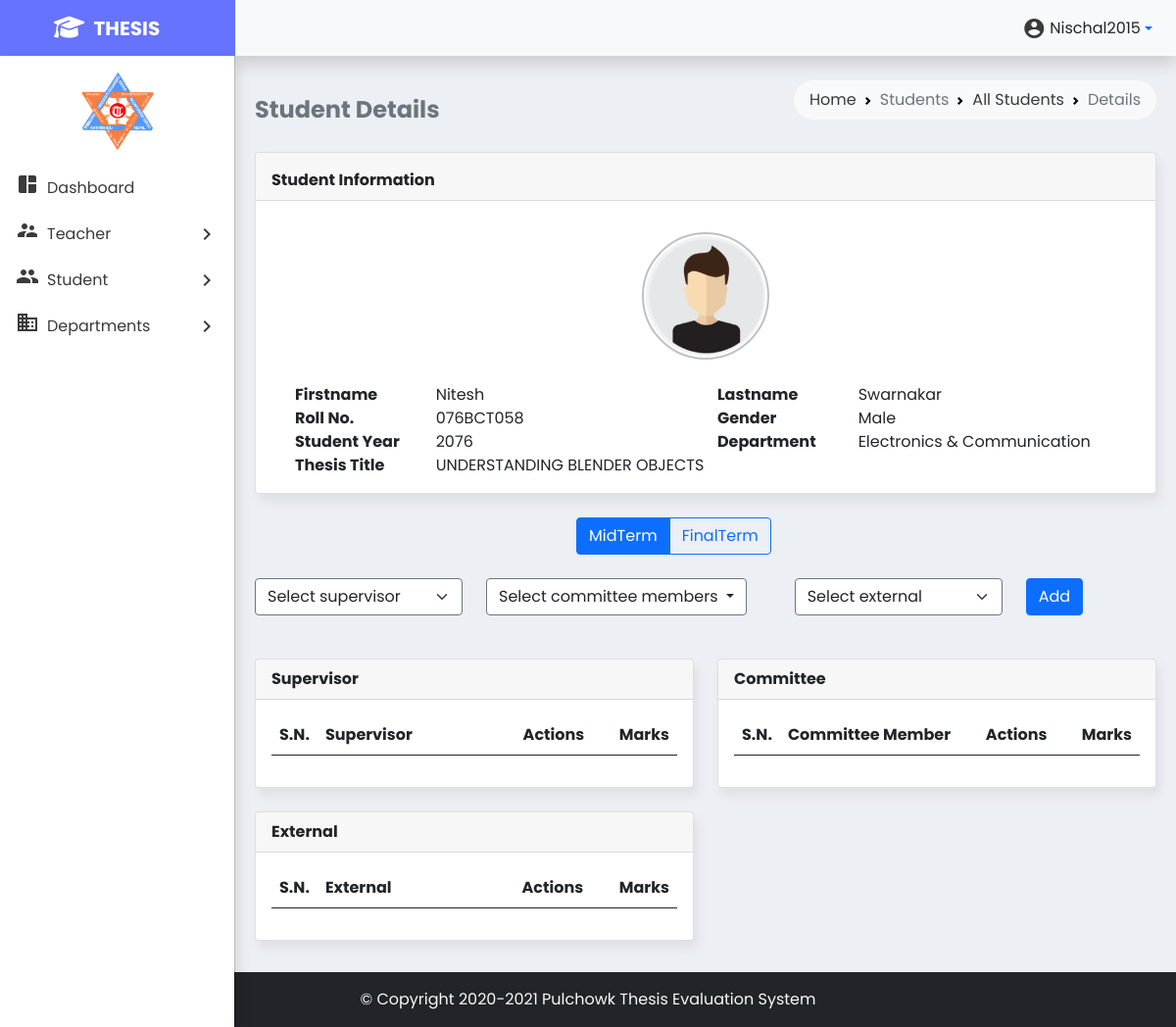
/studentdetails.php?id=47 (signed in), run on an earlier commit of the app's database.
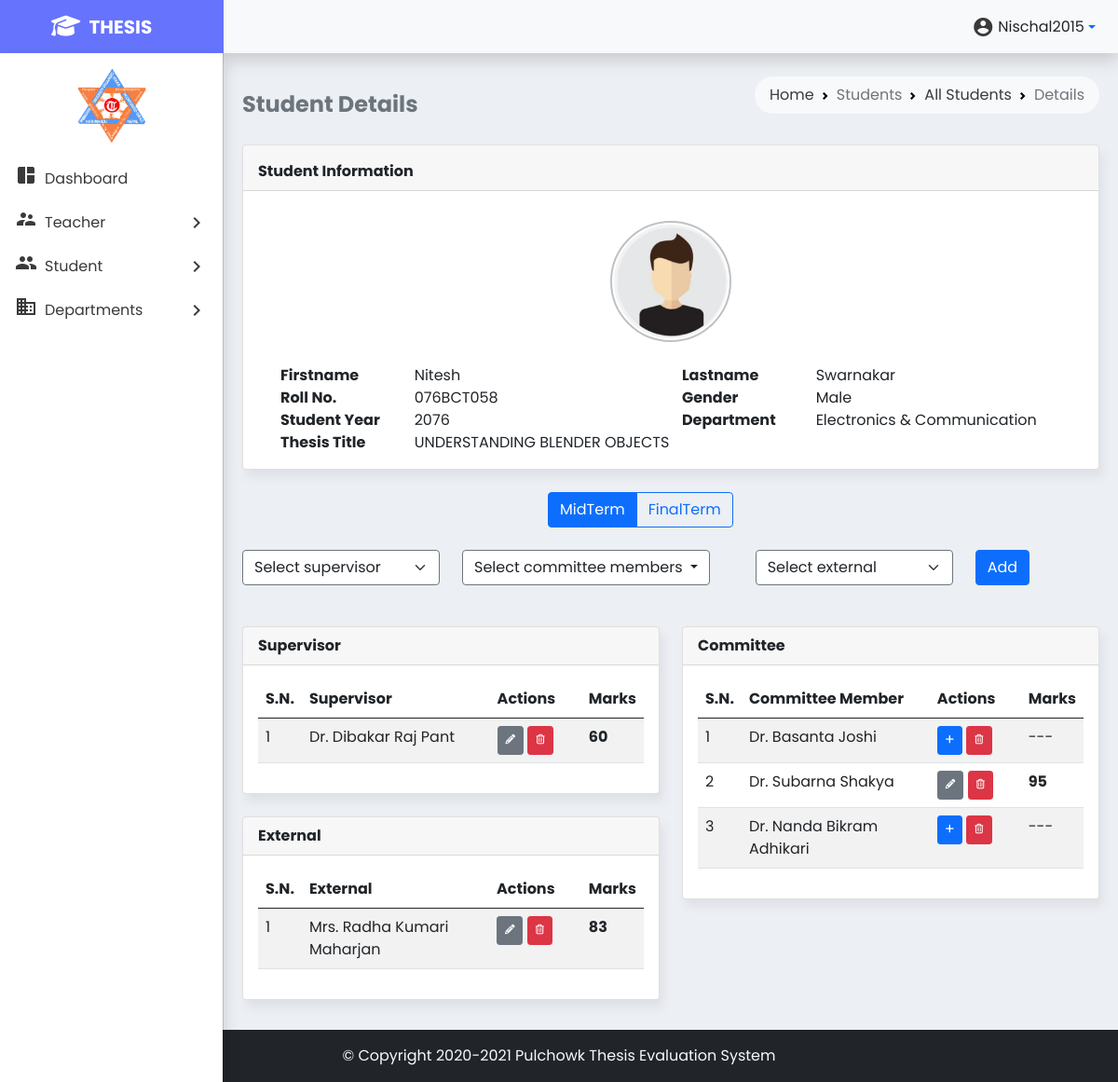
And on a later commit of the database.
### tables this page shows
CREATE TABLE `students` (
  `student_id` int(10) NOT NULL,
  `student_fname` text NOT NULL,
  `student_lname` text NOT NULL,
  `student_roll` varchar(12) NOT NULL,
  `student_gender` text NOT NULL,
  `student_regdate` date NOT NULL,
  `student_year` int(4) NOT NULL,
  `student_dep` varchar(30) NOT NULL,
  `student_thesis` varchar(255) NOT NULL
);

CREATE TABLE `mid_supervisor_assigned` (
  `assigned_id` int(10) NOT NULL,
  `assigned_s_id` int(10) NOT NULL,
  `assigned_teacher_id` int(10) NOT NULL
);

CREATE TABLE `teacher` (
  `teacher_id` int(10) NOT NULL,
  `teacher_fname` varchar(20) NOT NULL,
  `teacher_mname` varchar(15) DEFAULT NULL,
  `teacher_lname` varchar(20) NOT NULL,
  `teacher_post` varchar(5) NOT NULL
);

CREATE TABLE `mid_supervisor` (
  `mid_sup_marksid` int(10) NOT NULL,
  `st_te_assigned_id` int(10) NOT NULL,
  `par1` int(10) NOT NULL,
  `par2` int(10) NOT NULL,
  `par3` int(10) NOT NULL,
  `par4` int(10) NOT NULL,
  `par5` int(10) NOT NULL,
  `total` int(10) NOT NULL
);

CREATE TABLE `mid_external_assigned` (
  `assigned_id` int(10) NOT NULL,
  `assigned_s_id` int(10) NOT NULL,
  `assigned_ext_id` int(10) NOT NULL
);

CREATE TABLE `ext_teacher` (
  `external_id` int(10) NOT NULL,
  `external_fname` varchar(20) NOT NULL,
  `external_mname` varchar(20) NOT NULL,
  `external_lname` varchar(20) NOT NULL,
  `external_post` varchar(5) NOT NULL
);

CREATE TABLE `mid_external` (
  `mid_ext_marksid` int(10) NOT NULL,
  `st_te_assigned_id` int(10) NOT NULL,
  `par1` int(10) NOT NULL,
  `par2` int(10) NOT NULL,
  `par3` int(10) NOT NULL,
  `par4` int(10) NOT NULL,
  `par5` int(10) NOT NULL,
  `par6` int(10) NOT NULL,
  `par7` int(10) NOT NULL,
  `par8` int(10) NOT NULL,
  `total` int(10) NOT NULL
);

CREATE TABLE `mid_committee_assigned` (
  `assigned_id` int(10) NOT NULL,
  `assigned_s_id` int(10) NOT NULL,
  `assigned_teacher_id` int(10) NOT NULL
);

CREATE TABLE `mid_committee` (
  `mid_com_marksid` int(10) NOT NULL,
  `st_te_assigned_id` int(10) NOT NULL,
  `par1` int(10) NOT NULL,
  `par2` int(10) NOT NULL,
  `par3` int(10) NOT NULL,
  `par4` int(10) NOT NULL,
  `par5` int(10) NOT NULL,
  `par6` int(10) NOT NULL,
  `par7` int(10) NOT NULL,
  `par8` int(10) NOT NULL,
  `total` int(10) NOT NULL
);

### studentdetails.php (the view, shortened to what the rows shown need)
<!doctype html>
<html lang="en">
<head>
    <link href="https://cdn.jsdelivr.net/npm/bootstrap@5.0.2/dist/css/bootstrap.min.css" rel="stylesheet"
>
    <link rel="stylesheet" href="styles/style.css">
</head>
<body>
        <?php include 'partials/_dbconnect.php'; ?>
    <main class="p-2 mt-1" style="min-height: 800px">
        <div class="container-fluid">
            <div class="row">
                <div class="col-md-12">
                    <?php include 'partials/_studentinfo.php'; ?>
                </div>
            </div>
            <div class="row">
                <div class="col-md-6">
                    <div class="card mb-4 mt-1">
                        <div class="card-body">
                            <div class="table-responsive">
                                <table id="student-marks" class="table table-striped table-hover" style="width:100%">
                                    <colgroup>
                                    </colgroup>
                                    <thead>
                                        <tr>
                                            <th>S.N.</th>
                                            <th>Supervisor</th>
                                            <th>Actions</th>
                                            <th>Marks</th>
                                        </tr>
                                    </thead>
                                    <tbody>
                                        <?php
                                            $student_id = $_GET['id'];
                                            $sql = "SELECT ta.assigned_id, t.teacher_id, t.teacher_post, t.teacher_fname, t.teacher_mname, t.teacher_lname
                                            FROM teacher t
                                            INNER JOIN mid_supervisor_assigned ta
                                            ON t.teacher_id = ta.assigned_teacher_id
                                            WHERE ta.assigned_s_id = '$student_id'";
                                            $result = mysqli_query($conn, $sql);
                                            $sno = 1;
                                            while($row = mysqli_fetch_assoc($result)) {
                                                $assigned_id = $row['assigned_id'];
                                                $sql1 = "SELECT `total` FROM `mid_supervisor` WHERE `st_te_assigned_id`='$assigned_id'";
                                                $result1=mysqli_query($conn, $sql1);
                                                $row1=mysqli_fetch_assoc($result1);
                                                echo'
                                                <tr>
                                                    <td>'.$sno.'</td>
                                                    <td>'. $row['teacher_post'].' ' . $row['teacher_fname'] . ' ' . $row['teacher_mname']. ' '.$row['teacher_lname'] . '</td>
                                                    <td>';
                                                    if (mysqli_num_rows($result1) > 0) {
                                                        echo '
                                                        <button type="button" id=se'.$assigned_id.' class="btn btn-secondary btn-sm supaddEd" data-bs-toggle="modal" data-bs-target="#supervisor_marking"><i class="fa fa-pencil fa-xs"></i></button>
                                                        <button type="button" id=sd'.$assigned_id.' class="delete btn btn-danger btn-sm"><i class="fa fa-trash-o fa-xs"></i></button>
                                                        </td>
                                                        <td><strong>'.$row1['total'].'</strong></td>';
                                                    }
                                                echo '</tr>
                                                ';
                                                $sno += 1;
                                            }
                                        ?>
                                    </tbody>
                                </table>
                            </div>
                        </div>
                    </div>
                    <div class="card mb-4 mt-1">
                        <div class="card-body">
                            <div class="table-responsive">
                                <table id="student-marks" class="table table-striped table-hover" style="width:100%">
                                    <colgroup>
                                    </colgroup>
                                    <thead>
                                        <tr>
                                            <th>S.N.</th>
                                            <th>External</th>
                                            <th>Actions</th>
                                            <th>Marks</th>
                                        </tr>
                                    </thead>
                                    <tbody>
                                        <?php
                                            $student_id = $_GET['id'];
                                            $sql = "SELECT ta.assigned_id, t.external_id, t.external_post, t.external_fname, t.external_mname, t.external_lname
                                            FROM ext_teacher t
                                            INNER JOIN mid_external_assigned ta
                                            ON t.external_id = ta.assigned_ext_id
                                            WHERE ta.assigned_s_id = '$student_id'";
                                            $result = mysqli_query($conn, $sql);
                                            $sno = 1;
                                            while($row = mysqli_fetch_assoc($result)) {
                                                $assigned_id = $row['assigned_id'];
                                                $sql2 = "SELECT `total` FROM `mid_external` WHERE `st_te_assigned_id`='$assigned_id'";
                                                $result2=mysqli_query($conn, $sql2);
                                                $row2=mysqli_fetch_assoc($result2);
                                                echo'
                                                <tr>
                                                    <td>'.$sno.'</td>
                                                    <td>'. $row['external_post'].' ' . $row['external_fname'] . ' ' . $row['external_mname']. ' '.$row['external_lname'] . '</td>
                                                    <td>';
                                                    if (mysqli_num_rows($result2) > 0) {
                                                        echo '
                                                        <button type="button" id=ee'.$assigned_id.' class="btn btn-secondary btn-sm addEd" data-bs-toggle="modal" data-bs-target="#committee_marking"><i class="fa fa-pencil fa-xs"></i></button>
                                                        <button type="button" id=ed'.$assigned_id.' class="delete btn btn-danger btn-sm"><i class="fa fa-trash-o fa-xs"></i></button>
                                                    </td>
                                                    <td><strong>'.$row2['total'].'</strong></td>';
                                                    }
                                                echo '</tr>
                                                ';
                                                $sno += 1;
                                            }
                                        ?>
                                    </tbody>
                                </table>
                            </div>
                        </div>
                    </div>
                </div>
                <div class="col-md-6">
                    <div class="card mb-4 mt-1">
                        <div class="card-body">
                            <div class="table-responsive">
                                <table id="student-marks" class="table table-striped table-hover" style="width:100%">
                                    <colgroup>
                                    </colgroup>
                                    <thead>
                                        <tr>
                                            <th>S.N.</th>
                                            <th>Committee Member</th>
                                            <th>Actions</th>
                                            <th>Marks</th>
                                        </tr>
                                    </thead>
                                    <tbody>
                                        <?php
                                            $student_id = $_GET['id'];
                                            $sql = "SELECT ta.assigned_id, t.teacher_id, t.teacher_post, t.teacher_fname, t.teacher_mname, t.teacher_lname
                                            FROM teacher t
                                            INNER JOIN mid_committee_assigned ta
                                            ON t.teacher_id = ta.assigned_teacher_id
                                            WHERE ta.assigned_s_id = '$student_id'";
                                            $result = mysqli_query($conn, $sql);
                                            $sno = 1;
                                            while($row = mysqli_fetch_assoc($result)) {
                                                $assigned_id = $row['assigned_id'];
                                                $sql1 = "SELECT `total` FROM `mid_committee` WHERE `st_te_assigned_id`='$assigned_id'";
                                                $result1=mysqli_query($conn, $sql1);
                                                $row1=mysqli_fetch_assoc($result1);
                                                echo'
                                                <tr>
                                                    <td>'.$sno.'</td>
                                                    <td>'. $row['teacher_post'].' ' . $row['teacher_fname'] . ' ' . $row['teacher_mname']. ' ' .$row['teacher_lname'] . '</td>
                                                    <td>';
                                                    if (mysqli_num_rows($result1) > 0) {
                                                        echo '<button type="button" id=ce'.$assigned_id.' class="btn btn-secondary btn-sm addEd" data-bs-toggle="modal" data-bs-target="#committee_marking"><i class="fa fa-pencil fa-xs"></i></button>
                                                        <button type="button" id=cd'.$assigned_id.' class="delete btn btn-danger btn-sm"><i class="fa fa-trash-o fa-xs"></i></button>
                                                    </td>
                                                    <td><strong>'.$row1['total'].'</strong></td>';
                                                    }
                                                    else {
                                                        echo '<button type="button" id=ca'.$assigned_id.' class="btn btn-primary btn-sm addEd" data-bs-toggle="modal" data-bs-target="#committee_marking"><i class="fa fa-plus fa-xs"></i></button>
                                                        <button type="button" id=cd'.$assigned_id.' class="delete btn btn-danger btn-sm"><i class="fa fa-trash-o fa-xs"></i></button>
                                                    </td>
                                                    <td>---</td>';
                                                    }
                                                echo '</tr>
                                                ';
                                                $sno += 1;
                                            }
                                        ?>
                                    </tbody>
                                </table>
                            </div>
                        </div>
                    </div>
                </div>
            </div>
        </div>
    </main>
</body>
</html>

### partials/_studentinfo.php (shortened to what the rows shown need)
<?php
if (isset($_GET['id'])) {
    $id = $_GET['id'];
    $sql = "SELECT * FROM `students` WHERE `student_id` = $id";
    $result = mysqli_query($conn, $sql);
}
else{
    exit();
}
?>
<div class="card mb-4 mt-1">
    <div class="card-body">
            <?php
            $row = mysqli_fetch_assoc($result);
            ?>
        <div class="container mt-4">
            <div class="row">
                <?php
                echo '
                <div class="col-md-2">
                    <div><strong>Firstname</strong></div>
                    <div><strong>Roll No.</strong></div>
                    <div><strong>Student Year</strong></div>
                </div>
                <div class="col-md-4">
                    <div>'.$row['student_fname'].'</div>
                    <div>'.$row['student_roll'].'</div>
                    <div>'.$row['student_year'].'</div>
                </div>
                <div class="col-md-2">
                    <div><strong>Lastname</strong></div>
                    <div><strong>Gender</strong></div>
                    <div><strong>Department</strong></div>
                </div>
                <div class="col-md-4">
                    <div>'.$row['student_lname'].'</div>
                    <div>'.$row['student_gender'].'</div>
                    <div>'.$row['student_dep'].'</div>
                </div>
                <div class="col-md-2">
                    <div><strong>Thesis Title</strong></div>
                </div>
                <div class="col-md-6">
                    <div>'. strtoupper($row['student_thesis']) .'</div>
                </div>';
                ?>
            </div>
        </div>
    </div>
</div>

What changed in the data, as far as the page shows it:
added mid_supervisor_assigned: assigned_teacher.teacher_post "Dr.", assigned_teacher.teacher_fname "Dibakar", assigned_teacher.teacher_mname "Raj", assigned_teacher.teacher_lname "Pant", mid_supervisor.total "60"
added mid_external_assigned: assigned_ext.external_post "Mrs.", assigned_ext.external_fname "Radha", assigned_ext.external_mname "Kumari", assigned_ext.external_lname "Maharjan", mid_external.total "83"
added mid_committee_assigned: assigned_teacher.teacher_post "Dr.", assigned_teacher.teacher_fname "Basanta", assigned_teacher.teacher_lname "Joshi"
added mid_committee_assigned: assigned_teacher.teacher_post "Dr.", assigned_teacher.teacher_fname "Subarna", assigned_teacher.teacher_lname "Shakya", mid_committee.total "95"
added mid_committee_assigned: assigned_teacher.teacher_post "Dr.", assigned_teacher.teacher_fname "Nanda", assigned_teacher.teacher_mname "Bikram", assigned_teacher.teacher_lname "Adhikari"
